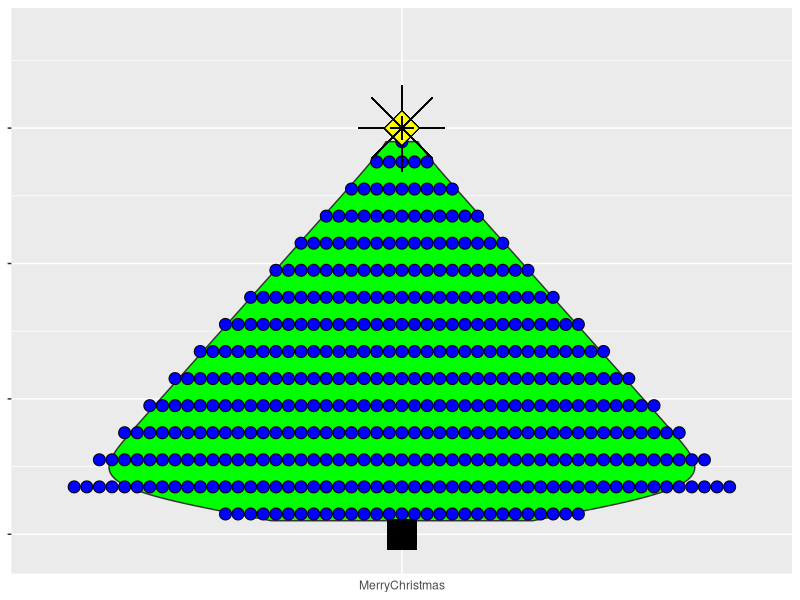

Write R code to recreate this figure.
library(ggplot2)
library(dplyr)

#Funkcja generujaca wartosci potrzebne do narysowania
#naszej choinki
generate_Values <- function(n) {
  values <- c(1)
  for(i in 2:(n)) {
    values <- c(values, rep(i, times = (n-i)))
  }
  return(values)
}

#Generowanie wartosci
val = generate_Values(30)
ChristmasTree <- data.frame(values = val,
                            name = rep("MerryChristmas", 
                                       times=length(val)))

#Tworzenie naszego swiatecznego drzewka
ggplot(ChristmasTree, aes(x=name, y = values)) +
  geom_violin(fill = "green") +
  geom_dotplot(binaxis='y', 
               stackdir='center', 
               dotsize=0.7, 
               stackratio=1.05, 
               fill = "blue") +
  theme(axis.title.x=element_blank(),
        axis.text.y=element_blank(),
        axis.title.y=element_blank(),
        axis.ticks.x=element_blank()) +
  geom_point(aes(x="MerryChristmas", y=30), shape=8, size = 20) +
  geom_point(aes(x="MerryChristmas", y=30), shape=23, size = 9, bg = "yellow") +
  geom_point(aes(x="MerryChristmas", y=30), shape=8, size = 5) +
  geom_point(aes(x="MerryChristmas", y=0), shape=15, size = 10) +
  scale_y_continuous(limits = c(-1, 37))

